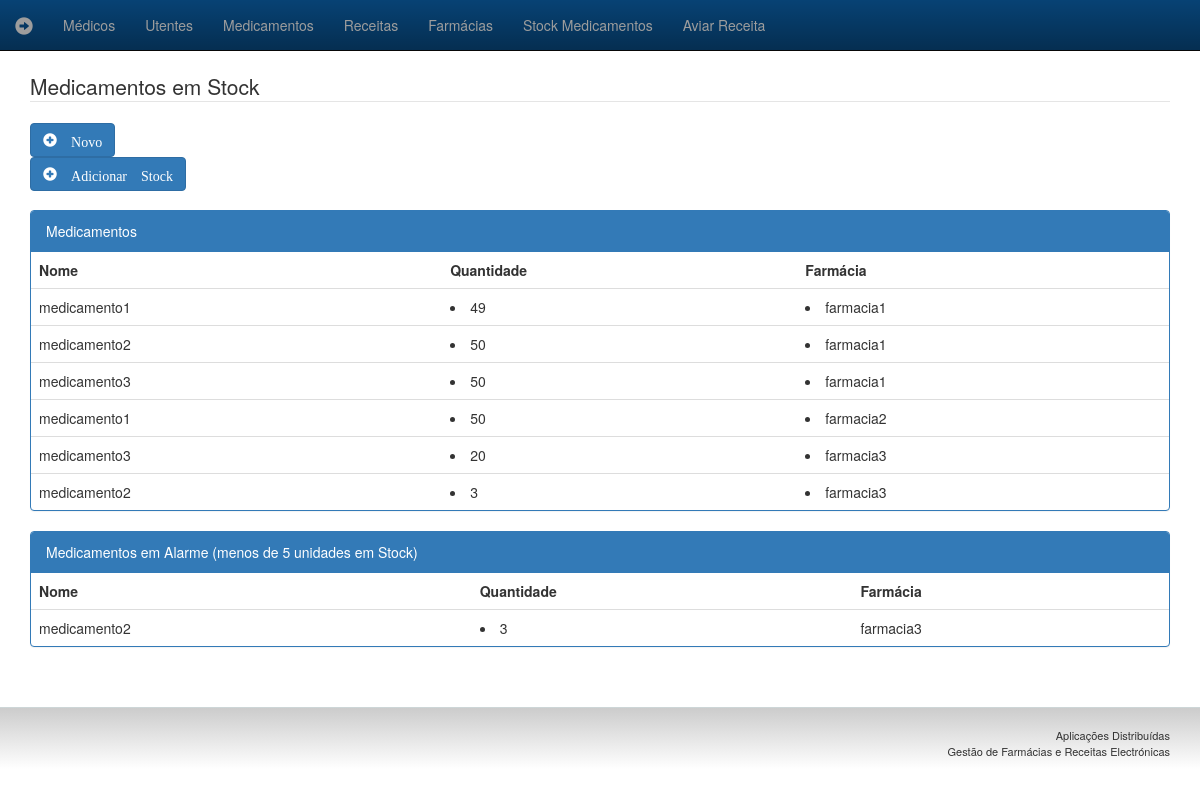
Screenshot of /medicamentos with the database file from the repository.
### coredrca/models.py (models this page shows)
class Medicamento(models.Model):
    nome = models.ForeignKey(Infarmed, Infarmed)
    quantidade = models.PositiveIntegerField()
    idFarmacia=models.ForeignKey(Farmacia, Farmacia)

class Infarmed(models.Model):
    nome = models.CharField(max_length=30, primary_key=True)
    def __str__(self):
        return self.nome

class Farmacia(models.Model):
    nome = models.CharField(max_length=30, primary_key=True)
    def __str__(self):
        return self.nome

### coredrca/views.py (the view)
# urls.py: url(r'^medicamentos$', views.medicamentos, name='medicamento'),
def medicamentos(request):
    medicamentos = Medicamento.objects.all()
    template = loader.get_template('medicamentos.html')
    context = {'medicamentos':medicamentos}
    return HttpResponse(template.render(context))

### coredrca/templates/medicamentos.html (shortened to what this page needs)
{% extends "base.html" %}
{% block conteudo %}
      <legend>Medicamentos em Stock</legend>
        <div class="row">
          <div class="col-md-2">
            <a href="cadastro-medicamentos.html"><button type="button" class="btn btn-primary glyphicon glyphicon-plus-sign"> Novo </button></a>
            <a href="addStock.html"><button type="button" class="btn btn-primary glyphicon glyphicon-plus-sign"> Adicionar Stock </button></a>
              </div></div>
        <div class="row">
          <div class="col-md-12">
          <br>
            <div class="panel panel-primary">
              <div class="panel-heading">Medicamentos</div>
              <table class="table">
                  <tr><th>Nome</th>
                    <th>Quantidade</th>
                      <th>Farmácia</th>
                  </tr>
                  {%for medicamento in medicamentos%}
                  <tr><td>{{medicamento.nome}}</td>
                  <td><li>{{medicamento.quantidade}}</li></td>
                      <td><li>{{medicamento.idFarmacia}}</li>
                      </td></tr>
                  {% endfor %}
              </table></div>
          <div class="panel panel-primary">
              <div class="panel-heading">Medicamentos em Alarme  (menos de 5 unidades em Stock)</div>
              <table class="table">
                  <tr><th>Nome</th>
                    <th>Quantidade</th>
                      <th>Farmácia</th>
                  </tr>
                  {%for medicamento in medicamentos%}
                  {% if medicamento.quantidade < 5 %}
                  <tr><td>{{medicamento.nome}}</td>
                  <td><li>{{medicamento.quantidade}}</li></td>
                  <td>{{medicamento.idFarmacia}}</td> {% endif %}
                      </tr>{% endfor %}
              </table></div>
          </div>
        </div>
{% endblock %}

### rows the page displays
Medicamento: nome "medicamento1", quantidade "49", idFarmacia "farmacia1"
Medicamento: nome "medicamento2", quantidade "50", idFarmacia "farmacia1"
Medicamento: nome "medicamento3", quantidade "50", idFarmacia "farmacia1"
Medicamento: nome "medicamento1", quantidade "50", idFarmacia "farmacia2"
Medicamento: nome "medicamento3", quantidade "20", idFarmacia "farmacia3"
Medicamento: nome "medicamento2", quantidade "3", idFarmacia "farmacia3"
